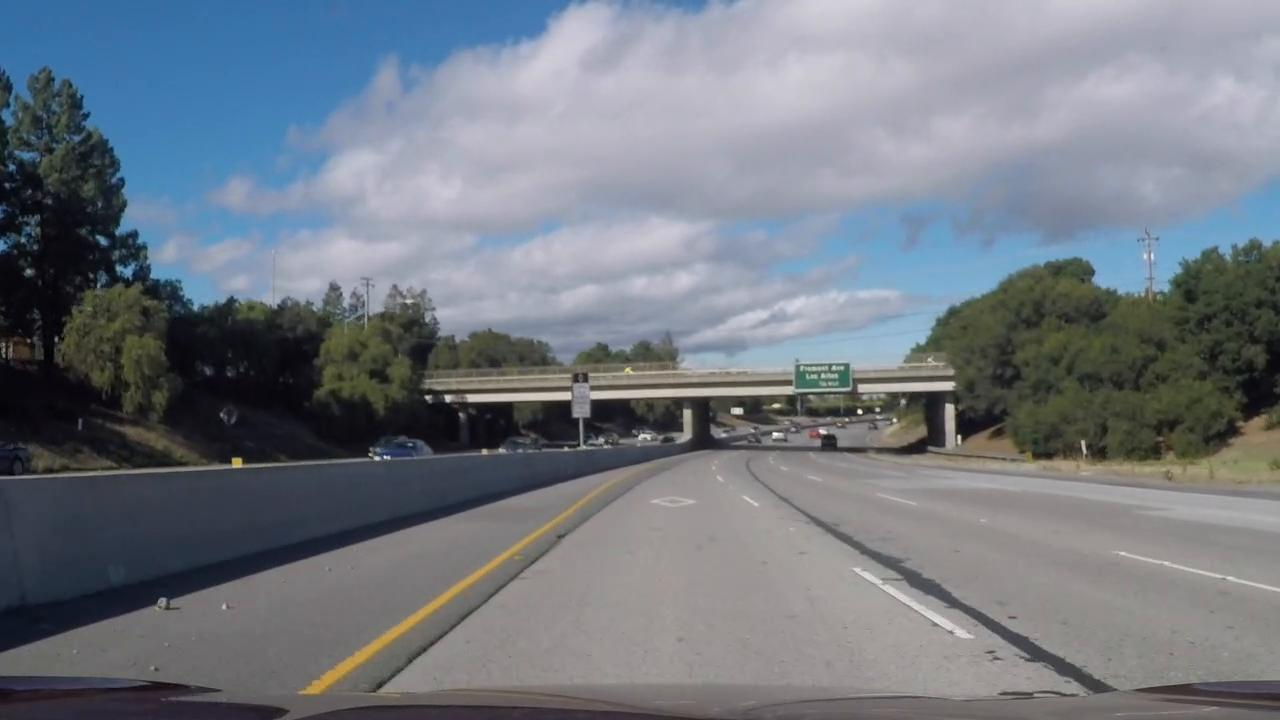
#> input picture test_images/challenge0.jpg, 1280 x 720 px; its folder holds only this picture in this run
$ jupyter execute --allow-errors lanes.ipynb   (shell and % lines are left out)   (older library calls are emulated)
#> lines starting #> are read from the running program, lines starting #| are printed output that depends on the picture; after the words box and inside, x2 and y2 are one past the last pixel; in counts of white or black regions, pixels touching at a corner belong together
[cell 1]
import numpy as np
import glob
import cv2
import pickle
import matplotlib.pyplot as plt
import matplotlib.image as mpimg

## 1 - Camera calibration, distortion and warping functions

[cell 2]
# [46 lines left out: function camera_calibration, not called in this run]


def undistort_image(img, mtx, dist):
    dst = cv2.undistort(img, mtx, dist, None, mtx)
    return dst


# [61 lines left out: functions warp_image, region_of_interest, not called in this run]

## 2 - Image processing functions

[cell 3]
def gradient_magnitude_threshold(img, sobel_kernel=3, thresh=(0, 255)):

    gray = cv2.cvtColor(img, cv2.COLOR_RGB2GRAY)

    sobelx = cv2.Sobel(gray, cv2.CV_64F, 1, 0, ksize=sobel_kernel)
    sobely = cv2.Sobel(gray, cv2.CV_64F, 0, 1, ksize=sobel_kernel)
    abs_sobel = np.sqrt(sobelx**2 + sobely**2)

    scaled_sobel = np.uint8(255 * abs_sobel / np.max(abs_sobel))

    binary_output = np.zeros_like(scaled_sobel)
    binary_output[(scaled_sobel >= thresh[0]) & (scaled_sobel <= thresh[1])] = 1

    return binary_output


def gradient_direction_threshold(img, sobel_kernel=3, thresh_deg=(0., 90.)):

    gray = cv2.cvtColor(img, cv2.COLOR_RGB2GRAY)

    sobelx = np.absolute(cv2.Sobel(gray, cv2.CV_64F, 1, 0, ksize=sobel_kernel))
    sobely = np.absolute(cv2.Sobel(gray, cv2.CV_64F, 0, 1, ksize=sobel_kernel))
    dir_sobel = np.arctan2(sobely, sobelx)

    thresh = (thresh_deg[0] / 180. * np.pi, thresh_deg[1] / 180. * np.pi)
    binary_output = np.zeros_like(dir_sobel)
    binary_output[(dir_sobel >= thresh[0]) & (dir_sobel <= thresh[1])] = 1

    blur_kernel = sobel_kernel
    blurred = cv2.GaussianBlur(binary_output, (blur_kernel, blur_kernel), 0)

    return blurred


def gradient_x_threshold(img, sobel_kernel=3, thresh=(0, 255)):

    gray = cv2.cvtColor(img, cv2.COLOR_RGB2GRAY)

    abs_sobel = np.absolute(cv2.Sobel(gray, cv2.CV_64F, 1, 0, ksize=sobel_kernel))
    scaled_sobel = np.uint8(255 * abs_sobel / np.max(abs_sobel))

    binary_output = np.zeros_like(scaled_sobel)
    binary_output[(scaled_sobel >= thresh[0]) & (scaled_sobel <= thresh[1])] = 1

    return binary_output


# [125 lines left out: functions color_select, image_processing_pipeline, not called in this run]

## 3 - Line detection functions

[cell 4]
# [415 lines left out: functions lines_fit_new_frame, lines_fit_based_on_previous_frame, detect_linetype, lane_width_validation, curvature_radius_and_distance_from_centre, draw_on_image, not called in this run]


# Define a class to receive the characteristics of each line detection
class Line():
    # [88 lines left out: functions __init__, add_fit, not called in this run]

## 4 - Pipeline

[cell 5]
# [80 lines left out: function pipeline, not called in this run]

## 5 - Test code

### Distortion and warping

[cell 6]
filename = 'test_images/test1.jpg'
#filename = 'camera_cal/calibration1.jpg'
img = cv2.imread(filename)
#> (the rest of this cell did not finish here and is left out)

### Auxiliary: Extract frames from video

[cell 7]
import os
from moviepy.editor import *

def extract_frames(movie, times, imgdir, image):
    clip = VideoFileClip(movie)
    for i, t in enumerate(times):
        # imgpath = os.path.join(imgdir, '{}.png'.format(t))
        imgpath = os.path.join(imgdir, 'challenge{}.jpg'.format(i))
        clip.save_frame(imgpath, t)

#videofile = "test_videos/project_video.mp4"
videofile = "test_videos/challenge_video.mp4"
#videofile = "test_videos/harder_challenge_video.mp4"
imagefile = 'test7'
times = [1.0, 3.0, 4.0, 4.25, 4.50, 4.75, 6.0, 100., 13.0, 15.0]
#times = [5., 9., 12., 14.8, 17., 23., 26., 29., 34., 36., 39., 42.]

#> (the rest of this cell did not finish here and is left out)

### Gradient

[cell 8]
images = glob.glob('test_images/*.jpg')
for idx, fname in enumerate(images):
    img = cv2.imread(fname)
#> img is the input picture: shape (720, 1280, 3); mean B, G, R 130.1, 121.1, 114.5
    img = cv2.cvtColor(img, cv2.COLOR_BGR2RGB)

    mag_binary = gradient_magnitude_threshold(img, sobel_kernel=9, thresh=(30, 100))
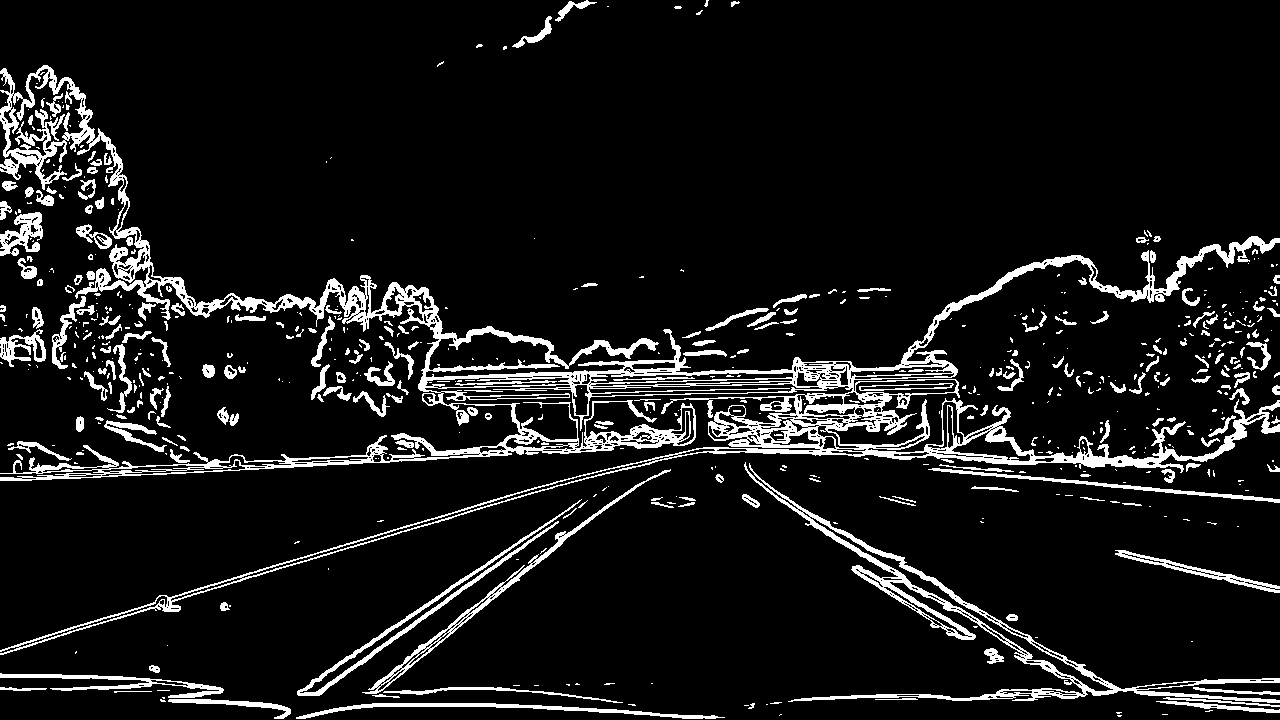
#> mag_binary: shape (720, 1280); values 0 (black) and 1 (white), 9.2% white; 620 white regions (391 under 20 px), largest, box (x1, y1, x2, y2) and area: (0, 65, 1280, 655) 45003, (744, 462, 1280, 703) 7430, (297, 499, 582, 696) 2399
    dir_binary = gradient_direction_threshold(img, sobel_kernel=15, thresh_deg=(35., 75.))
#> in gradient_direction_threshold, `dir_sobel = np.arctan2(sobely, sobelx)`:
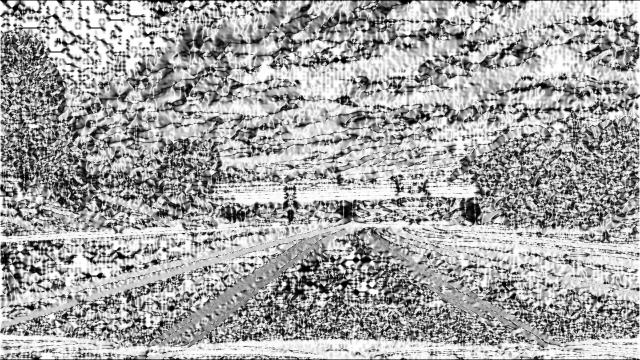
#> dir_sobel: shape (720, 1280) float64 (shown at 1/2 size); min 0, max 1.57, mean 1.01; drawn with min black and max white
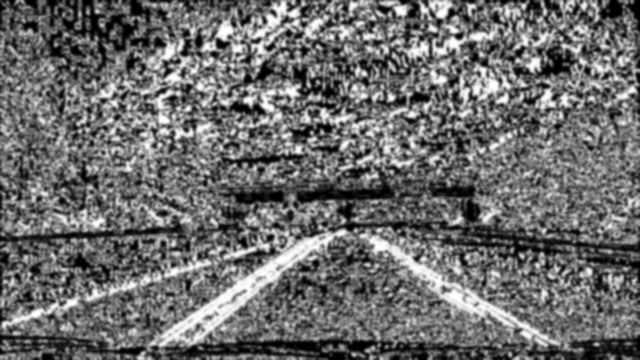
#> dir_binary: shape (720, 1280) float64 (shown at 1/2 size); min 0, max 1, mean 0.427
    x_binary   = gradient_x_threshold(img, sobel_kernel=9, thresh=(20, 100))
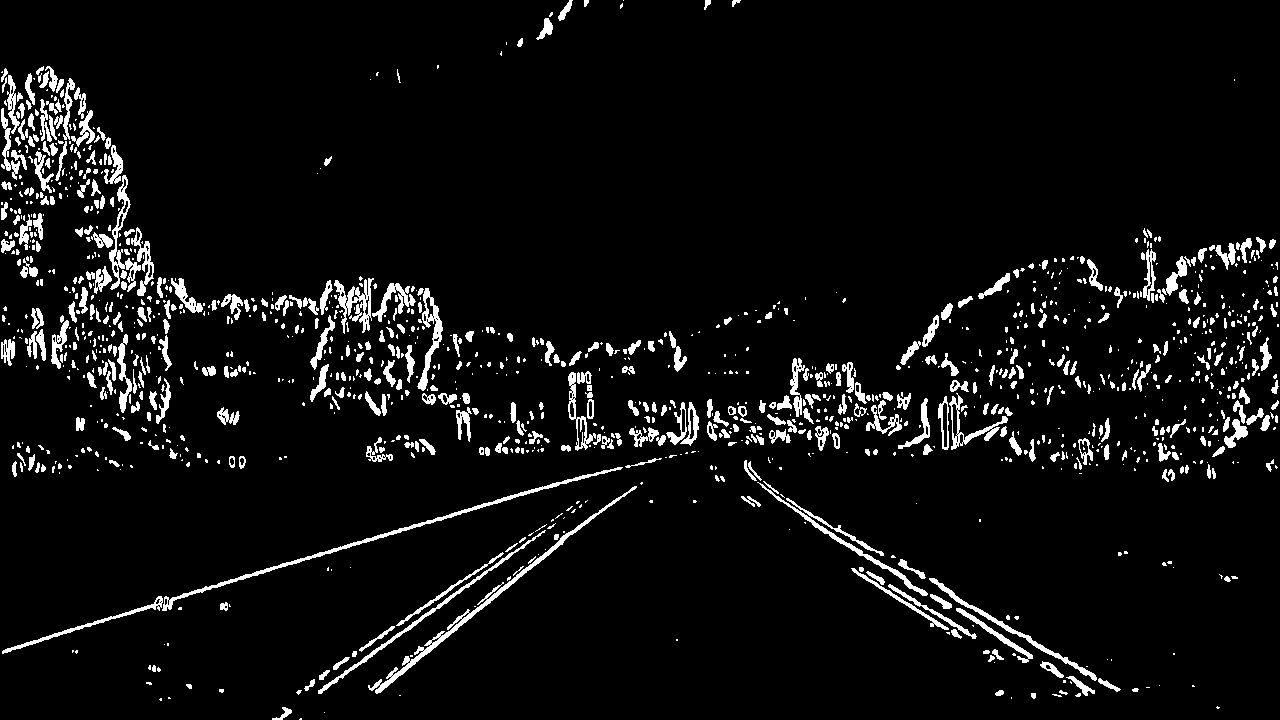
#> x_binary: shape (720, 1280); values 0 (black) and 1 (white), 5.8% white; 1316 white regions (828 under 20 px), largest, box (x1, y1, x2, y2) and area: (368, 486, 637, 694) 1805, (162, 467, 623, 611) 1730, (318, 530, 546, 694) 933

    combined = np.zeros_like(dir_binary)
    combined[((mag_binary == 1) & (dir_binary == 1))] = 1

    f, (ax1, ax2, ax3, ax4) = plt.subplots(1, 4, figsize=(24, 9))
    f.tight_layout()
    ax1.imshow(img)
    ax1.set_title('Original Image', fontsize=20)
    ax2.imshow(mag_binary, cmap='gray')
    ax2.set_title('Thresholded Gradient Magnitude', fontsize=20)
    ax3.imshow(dir_binary, cmap='gray')
    ax3.set_title('Thresholded Gradient Direction', fontsize=20)
    ax4.imshow(x_binary, cmap='gray')
    ax4.set_title('X', fontsize=20)
    plt.subplots_adjust(left=0., right=1, top=0.9, bottom=0.)

$ run again, on test_images/challenge4.jpg
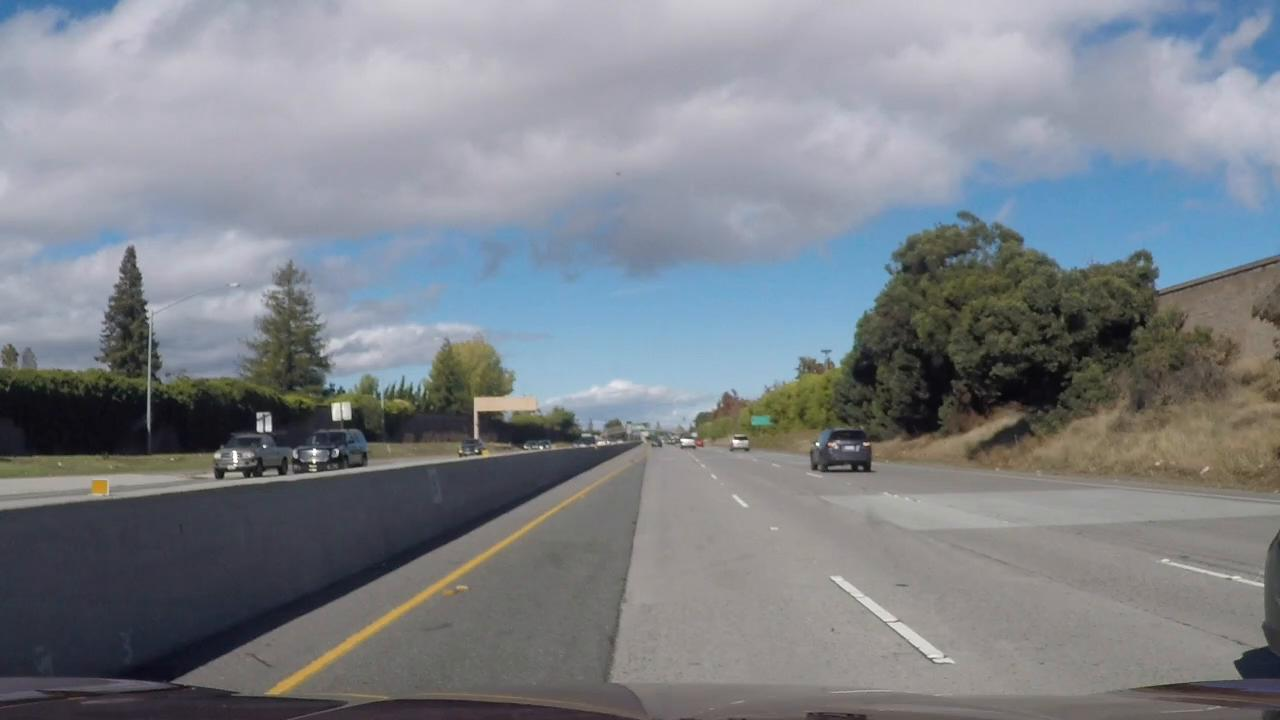
#> input picture test_images/challenge4.jpg, 1280 x 720 px
#> img is the input picture: shape (720, 1280, 3); mean B, G, R 136.8, 130.2, 125.6
#> `mag_binary = gradient_magnitude_threshold(img, sobel_kernel=9, thresh=..`:
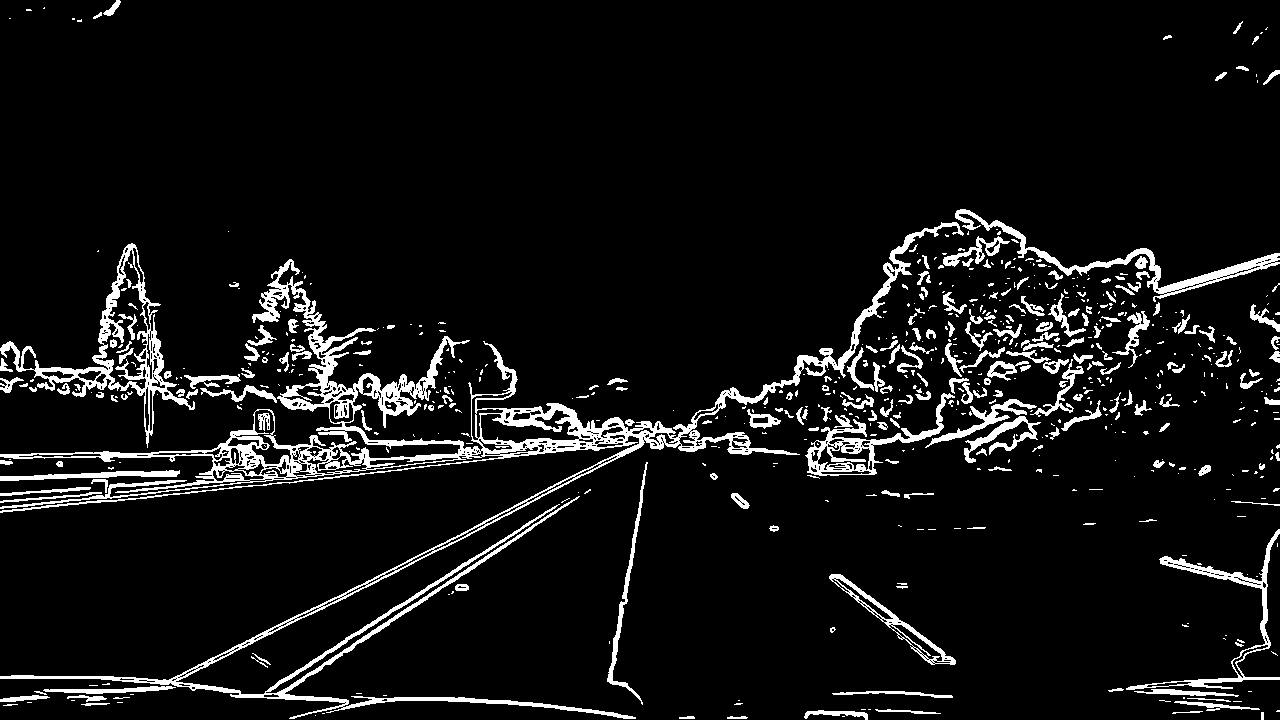
#> mag_binary: shape (720, 1280); values 0 (black) and 1 (white), 7.3% white; 660 white regions (426 under 20 px), largest, box (x1, y1, x2, y2) and area: (0, 222, 964, 719) 29483, (0, 243, 195, 448) 4633, (955, 209, 1280, 302) 2920
#> `x_binary   = gradient_x_threshold(img, sobel_kernel=9, thresh=(20, 100))`:
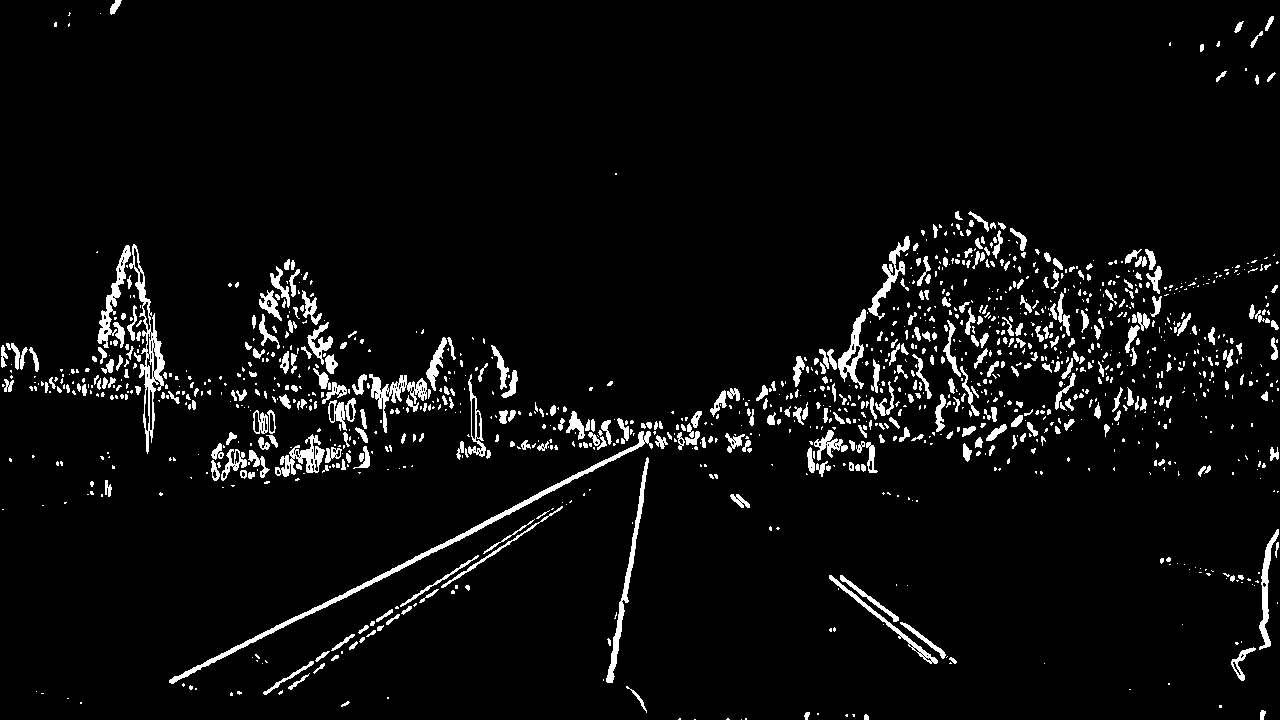
#> x_binary: shape (720, 1280); values 0 (black) and 1 (white), 4.8% white; 1298 white regions (883 under 20 px), largest, box (x1, y1, x2, y2) and area: (169, 431, 653, 684) 2591, (129, 244, 165, 454) 1611, (606, 457, 649, 683) 1129
